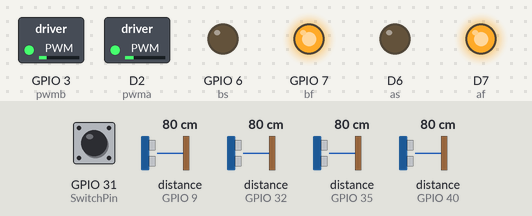
Bench run of a sketch on a simulated ESP8266 (NodeMCU). On the bench: switched loads named in the sketch (green lamp = pin HIGH), output pins drawn as LEDs (lit = HIGH). Wiring (inferred from the names in the program): 4 × ultrasonic range finder: trigger GPIO 8, echo GPIO 9 / trigger GPIO 30, echo GPIO 32 / trigger GPIO 37, echo GPIO 35 / trigger GPIO 42, echo GPIO 40. The inputs (shaded band) are chosen by the test bench; at power-on: distance to the obstacle (sensors on GPIO 9, GPIO 32, GPIO 35, GPIO 40) 80 cm, GPIO 31 (SwitchPin) HIGH. The echo pulse lasts 58.3 µs per cm; pins used as bus, display or sensor lines are not drawn; what the sketch prints to the serial monitor is not drawn.

Above: at 1.4 s.
1.5 s: distance to the obstacle (sensor on GPIO 9) set to 2 cm
At 2.7 s:
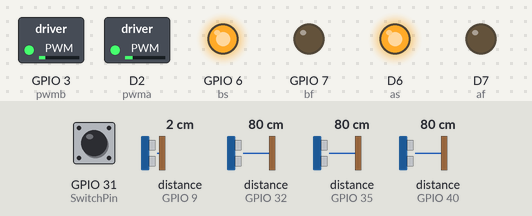
3.3 s: distance to the obstacle (sensor on GPIO 9) set to 27 cm
4.8 s: distance to the obstacle (sensor on GPIO 9) set to 32 cm
At 6.1 s:
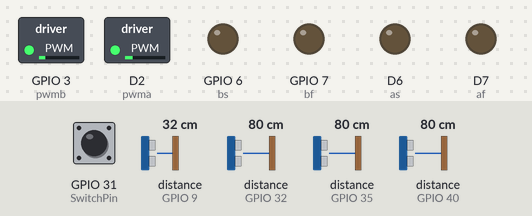
6.4 s: distance to the obstacle (sensor on GPIO 9) set to 43 cm
At 7.5 s:
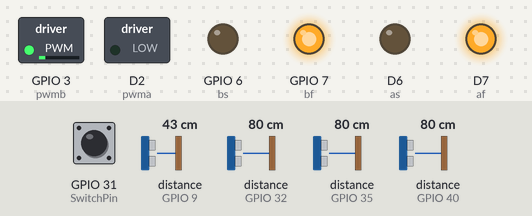
8.0 s: distance to the obstacle (sensor on GPIO 32) set to 2 cm
At 9.4 s:
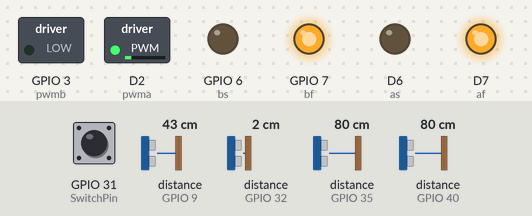
9.7 s: distance to the obstacle (sensor on GPIO 9) set to 24 cm
11.2 s: distance to the obstacle (sensor on GPIO 9) set to 19 cm
At 12.4 s:
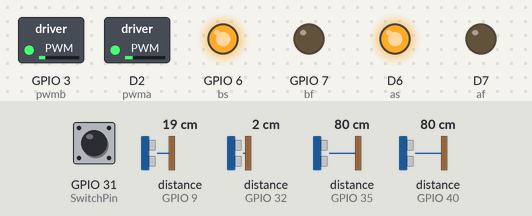
Timing chart, 0 to 14.2 s (numbered marks = the images above; inputs shaded):
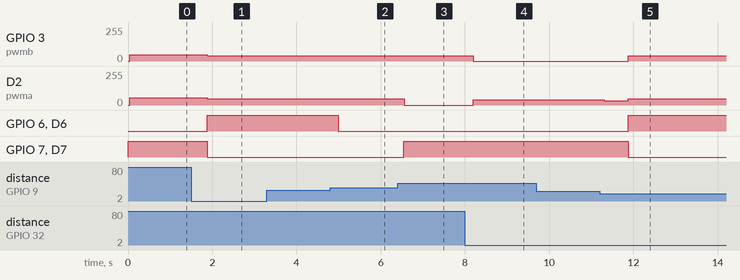

The sketch:

Car_Code.ino
```cpp
//  #include <Servo.h>

#include <Wire.h>

const int trigPin1 = 30;
const int echoPin1 = 32;
const int trigPin2 = 8;
const int echoPin2 = 9;

const int trigPin3 = 37;
const int echoPin3 = 35;
const int trigPin4 = 42;
const int echoPin4 = 40;

//  const int trig[4] = {37, 22, 8, 42};
//  const int echo[4] = {35, 24, 9, 40};

int af = 13;
int as = 12;
int bf = 7;
int bs = 6;
int pwma = 4;
int pwmb = 3;

const int inter_time = 500;
int times = 0;
int data = 1;

double distance1;
double distance2;
double distance3;
double distance4;

double ANG1;
double ANG2;
double ANG3;

double trigBetween = 20;
double wheelBetween = 50;
int T_Catch_up = 2;

float V0;
float V1_plus;
float V2_plus;

int Pa;
int Pb;
double AVGPa = 0;
double AVGPb = 0;
double toPa = 0;
double toPb = 0;

// 開關相關腳位及變數
boolean state = false;
boolean buttonUp = true;
int SwitchPin = 31;

//-----------------------------------------------SetUpIsHere--------------------------------------------------------------
void setup() {
    Serial.begin(9600);
    /*
    for (int i = 0; i < 4; i++){
      pinMode (trig[i], OUTPUT);    //  超音波腳位工作模式 TRIG
      pinMode (echo[i], INPUT);     //  ............... ECHO
    }
    */
    pinMode (trigPin1, OUTPUT);
    pinMode (echoPin1, INPUT);
    pinMode (trigPin2, OUTPUT);
    pinMode (echoPin2, INPUT);
    pinMode (trigPin3, OUTPUT);
    pinMode (echoPin3, INPUT);
    pinMode (trigPin4, OUTPUT);
    pinMode (echoPin4, INPUT);

    //  模塊角位工作模式
    pinMode (af, OUTPUT);
    pinMode (as, OUTPUT);
    pinMode (bf, OUTPUT);
    pinMode (bs, OUTPUT);

    //  馬達初始轉速 (往前), (速度60)
    //  analogWrite(pwma, 60);
    //  analogWrite(pwmb, 60);
    digitalWrite(af, HIGH);
    digitalWrite(as, LOW);
    digitalWrite(bf, HIGH);
    digitalWrite(bs, LOW);

    //  開關初始設定
    pinMode(SwitchPin, INPUT);
    digitalWrite(SwitchPin, HIGH);  //  上拉電阻
}

double ping1() {
    digitalWrite(trigPin1 ,HIGH); //觸發腳位設定為高電位
    delayMicroseconds(10);   //持續10微秒
    digitalWrite(trigPin1 ,LOW);
    distance1 = pulseIn(echoPin1 ,HIGH) / 58.0;
    if (distance1 >= 250){
      return 250;  // 換算成 cm 並傳回，可回傳英吋
    }  else return  (distance1);
}


double ping2() {
    digitalWrite(trigPin2 ,HIGH); //觸發腳位設定為高電位
    delayMicroseconds(10);   //持續10微秒
    digitalWrite(trigPin2 ,LOW);
    distance2 = pulseIn(echoPin2 ,HIGH) / 58.0;
    if (distance2 >= 250){
      return 250;  // 換算成 cm 並傳回，可回傳英吋
    }  else return  (distance2);
}

double pingL() {
    digitalWrite(trigPin3 ,HIGH); //觸發腳位設定為高電位
    delayMicroseconds(10);   //持續10微秒
    digitalWrite(trigPin3,LOW) ;
    double distanceL = pulseIn(echoPin3,HIGH) / 58.0;
    if (distanceL >= 350){
      return 350  ;  // 換算成 cm 並傳回，可回傳英吋
    }  else return  (distanceL);
}

double pingR() {
    digitalWrite(trigPin4 ,HIGH); //觸發腳位設定為高電位
    delayMicroseconds(10);   //持續10微秒
    digitalWrite(trigPin4 ,LOW) ;
    double distanceR = pulseIn(echoPin4,HIGH) / 58.0;
    if (distanceR >= 350){
      return 350  ;  // 換算成 cm 並傳回，可回傳英吋
    }  else return  (distanceR);
}

double angle_data(float x, float y){

    Serial.begin(9600);

    ANG1 = acos((pow(x, 2) + pow(trigBetween, 2) - pow(y, 2)) / (2 * x * trigBetween)) * 180 / PI ;
    ANG2 = acos((pow(y, 2) + pow(trigBetween, 2) - pow(x, 2)) / (2 * y * trigBetween)) * 180 / PI ;

    distance3 = sqrt(pow(y, 2) + pow((trigBetween / 2), 2) - 2 * y * (trigBetween / 2) * cos(ANG2 / 180 * PI));
    ANG3 = acos((pow(distance3, 2) + pow((trigBetween / 2), 2) - pow(x, 2)) / (2 * distance3 * (trigBetween / 2))) * 180 / PI ;

    //  Serial.println("ANG3(未修正) = " + String(ANG3));

    float omega;

    if (ANG3 >= 90){
        ANG3 = ANG3 - 90;
        omega = ANG3 * PI / 180 / T_Catch_up;
    }else{
        ANG3 = 90 - ANG3;
        omega = ANG3 * PI / 180 / T_Catch_up * (-1);
    }

    /*
    Serial.println("角度1(L) = " + String(ANG1));
    Serial.println("角度2(R) = " + String(ANG2));
    Serial.println("角度3(target) = " + String(ANG3) + " 度");
    Serial.println("distance3(target) = " + String(distance3) + " (cm)");
    Serial.println("轉速 = " + String(omega) + "rad/s");
    */

    V1_plus = omega * wheelBetween / 2;
    V2_plus = omega * wheelBetween / 2 * (-1);

    /*
    Serial.println("V1_plus = " + String(V1_plus) + "(cm/s)");
    Serial.println("V2_plus = " + String(V2_plus) + "(cm/s)");
    */
}
    // 1. use pwma, pwmb 算出初始速度，let Initial value = 60，find the coefficient between V1, V2, pwmValue，藉此可知初始速度V_01, V_02
    // 2. return V_plus + V0，算出兩輪車速。

double Speed_Cal(){

    float VToPwm = 1.2;
    V0 = distance3 / T_Catch_up;

    float V1 = V0 + V1_plus;
    float V2 = V0 + V2_plus;
    Serial.println("V1 = " + String(V1));
    Serial.println("V2 = " + String(V2));

    //  VToPwm is the coefficient change V to PWM, this value is changeable

    Pa = V2 * VToPwm;
    Pb = V1 * VToPwm;
    if (Pa > 80){
        Pa = 80;
    }
    if (Pb > 80){
        Pb = 80;
    }

    Serial.println("Pa = " + String(Pa));
    Serial.println("Pb = " + String(Pb));
    digitalWrite (af, HIGH);
    digitalWrite (bf, HIGH);
    analogWrite(pwma, (Pa + 7));
    analogWrite(pwmb, Pb);

}

//-------------------------------------------------------------Find_Someone------------------------------------------------------------

double Find_Someone(double lastD1, double lastD2){
    Serial.println("-------------search-------------");

    if (lastD1 > lastD2){

        Pa = 0;
        Pb = 40;
        analogWrite(pwma, Pa);
        analogWrite(pwmb, Pb);

    }else {

        Pa = 40;
        Pb = 0;
        analogWrite(pwma, Pa);
        analogWrite(pwmb, Pb);

    }

    lastD1 = ping1();
    lastD2 = ping2();
    distance1 = lastD1;
    distance2 = lastD2;

    distance4 = abs(distance1 - distance2);
    Serial.println("NewD1 = " + String(distance1) + "NewD2 = " + String(distance2));
    delay(100);
}

void Back_Check(double x, double y){
    if (x <= 30  ||  y <= 30){

        digitalWrite(as, HIGH);
        digitalWrite(bs, HIGH);
        analogWrite(pwma, 47);
        analogWrite(pwmb, 40);
        Serial.println("Back");

    }else{
        digitalWrite(as, LOW);
        digitalWrite(bs, LOW);
    }
}

void Left_Right_check(double *D1, double *D2, double DR, double DL){

    if(DR <= 30 && Pa <= Pb){
        Pa = Pb + 15;
        Serial.println("--------------Turn left Fixing---------------");
        Serial.println("New Pa - Pb= " + String(Pa) + "-" + String(Pb));
        Serial.println("Turn left Fixing");
        analogWrite(pwma, Pa);
        analogWrite(pwmb, Pb);
    }
    if(DL <= 30 && Pb <= Pa){
        Pb = Pa + 15;
        Serial.println("--------------Turn right Fixing-------------");
        Serial.println("New Pa - Pb= " + String(Pa) + "-" + String(Pb));
        analogWrite(pwma, Pa);
        analogWrite(pwmb, Pb);
    }
}

void Rush_Check(int Pa, int Pb){

    Serial.println("--------------RUSH CHECK-------------");
    int LastPa = Pa;
    int LastPb = Pb;
    toPa += Pa;
    toPb += Pb;
    AVGPa = toPa / times;
    AVGPb = toPb / times;
    Serial.println("次數" + String(times));
    Serial.println("AVGPa = " + String(AVGPa) + " - " + "AVGPb = " + String(AVGPb));
    /*
    double AVGPaa = AVGPa - 30;
    double AVGPbb = AVGPb - 30;

    如下所述
    minus 30 just for savty
    */
    //    Try it
    /*
    if (LastPa > (AVGPa - 30) || LastPb > (AVGPb - 30)){
        Pa = AVGPa;
        Pb = AVGPb;
    }
    analogWrite(pwma, (Pa + 7));
    analogWrite(pwmb, Pb);
  */
}

//-----------------------------------------------------------LoopIsHere---------------------------------------------------------------------

void loop() {

    if(digitalRead(SwitchPin) != HIGH && buttonUp == true) {
        state = !state;
        buttonUp = false;
    } else if (digitalRead(SwitchPin) == HIGH && buttonUp != true) {
        buttonUp = true;
      }

    delay(10);

    if (state == false){
        Serial.println("Switch on");
        String str1 ="";
        distance1  = ping1();
        distance2  = ping2();

        str1 = " Distance1=" + String(distance1) + "cm , Distance2=" + String(distance2) + " cm" ;
        Serial.println(str1) ;


        //  控制馬達的轉動方式放在這
        //  最低限度  40

        if (distance1 <= 40  ||  distance2 <= 40){
            /*
            if (distance1 == 0 || distance2 == 0){
                Find_Someone(distance1, distance2);
            }
            */
            digitalWrite (af, LOW);
            digitalWrite (bf, LOW);
            Serial.println("Stop");
            Back_Check(distance1, distance2);
            times += 1;

        }else{

            times += 1;
            digitalWrite (af, HIGH);
            digitalWrite (bf, HIGH);

            distance4 = abs(distance1 - distance2);

            while (distance4 > trigBetween){

                Find_Someone(distance1, distance2);

            }

            angle_data(distance1, distance2);
            Speed_Cal();

            //  Rush_Check(Pa, Pb);

            //  左右距離確認
            //  可用於重點確認，但不見得有用

            double distanceL = pingL();
            double distanceR = pingR();
            Left_Right_check(&distance1, &distance2, distanceR, distanceL);
            Rush_Check(Pa, Pb);

        }

        delay(inter_time);

    }else{
        digitalWrite(af, LOW);
        digitalWrite(bf, LOW);

    }

}
```

Measured:
- the behaviour switches between 29 and 30 cm on distance to the obstacle (sensor on GPIO 9) (found by bisection; images 1 and 2)
- the behaviour switches between 39 and 40 cm on distance to the obstacle (sensor on GPIO 9) (found by bisection; images 2 and 3)
- the behaviour switches between 22 and 21 cm on distance to the obstacle (sensor on GPIO 9) (found by bisection; images 4 and 5)
- after the input at 1.5 s, GPIO 3 (pwmb): 47/255 → 40/255 after 0.39 s; D2 (pwma): 54/255 → 47/255 after 0.39 s; GPIO 6 (bs), D6 (as): LOW → HIGH after 0.39 s; GPIO 7 (bf), D7 (af): HIGH → LOW after 0.39 s
- after the input at 3.3 s, every drawn part: stays the same
- after the input at 4.8 s, GPIO 6 (bs), D6 (as): HIGH → LOW after 0.19 s
- after the input at 6.4 s, D2 (pwma): 47/255 → 0/255 after 0.16 s; GPIO 7 (bf), D7 (af): LOW → HIGH after 0.14 s
- after the input at 8.0 s, GPIO 3 (pwmb): 40/255 → 0/255 after 0.20 s; D2 (pwma): 0/255 → 40/255 after 0.20 s
- after the input at 9.7 s, every drawn part: stays the same
- after the input at 11.2 s, GPIO 3 (pwmb): 0/255 → 40/255 after 0.68 s; D2 (pwma): 40/255 → 33/255 after 0.10 s, → 47/255 0.57 s later; GPIO 6 (bs), D6 (as): LOW → HIGH after 0.68 s; GPIO 7 (bf), D7 (af): HIGH → LOW after 0.68 s
